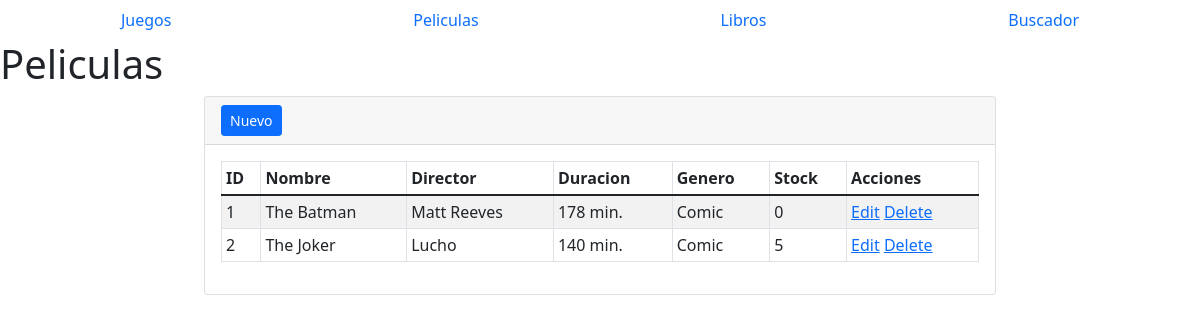
Screenshot of /peliculas with the database file from the repository.
### peliculas/models.py (models this page shows)
class Peliculas(models.Model):
    nombre = models.CharField(max_length=50, default='Pelicula')
    director = models.CharField(max_length=50, default='Director')
    genero = models.CharField(max_length=50, default='Genero')
    duracion = models.IntegerField(default=0)
    stock = models.IntegerField(default=0)
    created_at = models.DateTimeField(auto_now_add=True)
    updated_at = models.DateTimeField(auto_now=True)
    class Meta:
        db_table = 'peliculas'

### peliculas/views.py (the view)
# urls.py: path('peliculas', views_peliculas.peliculas_index),
def peliculas_index(request):
    peliculas = Peliculas.objects.all()
    return render(request,"peliculas/index.html",{'peliculas':peliculas})

### templates/peliculas/index.html
{% extends 'base.html'%} {% block content %}
<section>
	<div class="section-header">
		<h1>Peliculas</h1>
	</div>
	<div class="section-body">
		<div class="row justify-content-center">
			<div class="col-md-8">
				<div class="card">
					<div class="card-header">
						<a
							href="/peliculas/add"
							class="btn btn-icon icon-left btn-primary btn-sm"
						>
							Nuevo
						</a>
					</div>
					<div class="card-body">
						<table class="table table-striped table-bordered table-sm">
							<thead class="thead-dark">
								<tr>
									<th>ID</th>
									<th>Nombre</th>
									<th>Director</th>
									<th>Duracion</th>
									<th>Genero</th>
									<th>Stock</th>
									<th>Acciones</th>
								</tr>
							</thead>
							<tbody>
								{% for pelicula in peliculas %}
								<tr>
									<td>{{ pelicula.id }}</td>
									<td>{{ pelicula.nombre }}</td>
									<td>{{ pelicula.director }}</td>
									<td>{{ pelicula.duracion }} min.</td>
									<td>{{ pelicula.genero }}</td>
									<td>{{ pelicula.stock }}</td>
									<td>
										<a href="/peliculas/edit/{{ pelicula.id }}"
											><span class="glyphicon glyphicon-pencil">Edit</span></a
										>
										<a href="/peliculas/delete/{{ pelicula.id }}">Delete</a>
									</td>
								</tr>
								{% endfor %}
							</tbody>
						</table>
					</div>
				</div>
			</div>
		</div>
	</div>
</section>
{% endblock %}

### rows the page displays
Peliculas: id "1", nombre "The Batman", director "Matt Reeves", duracion "178", genero "Comic", stock "0"
Peliculas: id "2", nombre "The Joker", director "Lucho", duracion "140", genero "Comic", stock "5"
